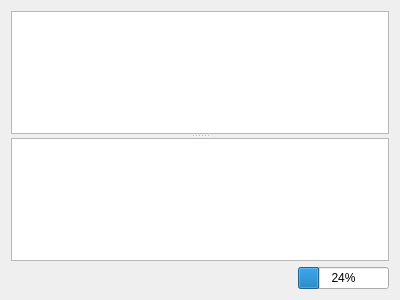
<?xml version="1.0" encoding="UTF-8"?>
<ui version="4.0">
 <class>QueryWidget</class>
 <widget class="QWidget" name="QueryWidget">
  <property name="geometry">
   <rect>
    <x>0</x>
    <y>0</y>
    <width>400</width>
    <height>300</height>
   </rect>
  </property>
  <property name="sizePolicy">
   <sizepolicy hsizetype="Preferred" vsizetype="Preferred">
    <horstretch>0</horstretch>
    <verstretch>0</verstretch>
   </sizepolicy>
  </property>
  <property name="windowTitle">
   <string>Form</string>
  </property>
  <layout class="QVBoxLayout" name="verticalLayout">
   <item>
    <widget class="QSplitter" name="splitter">
     <property name="orientation">
      <enum>Qt::Vertical</enum>
     </property>
     <widget class="QPlainTextEdit" name="mp_edit_query"/>
     <widget class="QPlainTextEdit" name="mp_edit_result">
      <property name="readOnly">
       <bool>true</bool>
      </property>
     </widget>
    </widget>
   </item>
   <item>
    <layout class="QHBoxLayout" name="horizontalLayout">
     <item>
      <widget class="QLabel" name="mp_label_server">
       <property name="sizePolicy">
        <sizepolicy hsizetype="Minimum" vsizetype="Preferred">
         <horstretch>0</horstretch>
         <verstretch>0</verstretch>
        </sizepolicy>
       </property>
       <property name="text">
        <string/>
       </property>
      </widget>
     </item>
     <item>
      <spacer name="horizontalSpacer">
       <property name="orientation">
        <enum>Qt::Horizontal</enum>
       </property>
       <property name="sizeHint" stdset="0">
        <size>
         <width>40</width>
         <height>20</height>
        </size>
       </property>
      </spacer>
     </item>
     <item>
      <widget class="QLabel" name="mp_label_status">
       <property name="sizePolicy">
        <sizepolicy hsizetype="Minimum" vsizetype="Preferred">
         <horstretch>0</horstretch>
         <verstretch>0</verstretch>
        </sizepolicy>
       </property>
       <property name="lineWidth">
        <number>5</number>
       </property>
       <property name="text">
        <string/>
       </property>
      </widget>
     </item>
     <item>
      <widget class="QProgressBar" name="mp_progress_bar">
       <property name="sizePolicy">
        <sizepolicy hsizetype="Minimum" vsizetype="Fixed">
         <horstretch>0</horstretch>
         <verstretch>0</verstretch>
        </sizepolicy>
       </property>
       <property name="value">
        <number>24</number>
       </property>
      </widget>
     </item>
    </layout>
   </item>
  </layout>
 </widget>
 <resources/>
 <connections/>
</ui>
